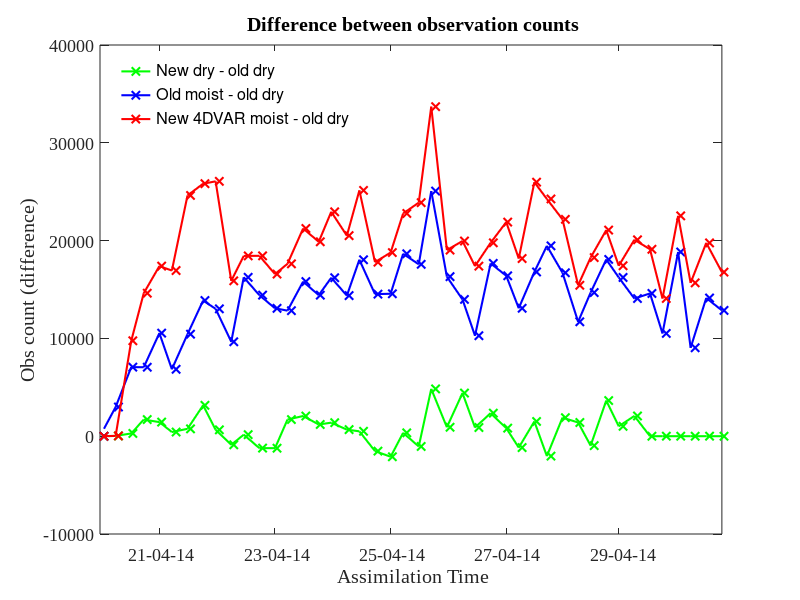

Here is the MATLAB script that generated this plot:
close all
clear
clc


% Dry old : dry New : moist old : moist new

i = 1;
x(i) = datenum(2014,04,20,00,00,00); a(i) = 3219025; b(i) = 3219025; c(i) = 3219025; d(i) = 3219025; i = i+1;
x(i) = datenum(2014,04,20,06,00,00); a(i) = 2961314; b(i) = 2961343; c(i) = 2964298; d(i) = 2961343; i = i+1;
x(i) = datenum(2014,04,20,12,00,00); a(i) = 3085336; b(i) = 3085618; c(i) = 3092398; d(i) = 3095092; i = i+1;
x(i) = datenum(2014,04,20,18,00,00); a(i) = 3096561; b(i) = 3098262; c(i) = 3103614; d(i) = 3111183; i = i+1;
x(i) = datenum(2014,04,21,00,00,00); a(i) = 3174215; b(i) = 3175656; c(i) = 3184752; d(i) = 3191605; i = i+1;
x(i) = datenum(2014,04,21,06,00,00); a(i) = 2939520; b(i) = 2939946; c(i) = 2946366; d(i) = 2956459; i = i+1;
x(i) = datenum(2014,04,21,12,00,00); a(i) = 3086038; b(i) = 3086793; c(i) = 3096465; d(i) = 3110653; i = i+1;
x(i) = datenum(2014,04,21,18,00,00); a(i) = 3110970; b(i) = 3114131; c(i) = 3124840; d(i) = 3136787; i = i+1;
x(i) = datenum(2014,04,22,00,00,00); a(i) = 3229432; b(i) = 3230086; c(i) = 3242457; d(i) = 3255491; i = i+1;
x(i) = datenum(2014,04,22,06,00,00); a(i) = 3065649; b(i) = 3064769; c(i) = 3075305; d(i) = 3081535; i = i+1;
x(i) = datenum(2014,04,22,12,00,00); a(i) = 3129013; b(i) = 3129170; c(i) = 3145261; d(i) = 3147447; i = i+1;
x(i) = datenum(2014,04,22,18,00,00); a(i) = 3149570; b(i) = 3148351; c(i) = 3163991; d(i) = 3168014; i = i+1;
x(i) = datenum(2014,04,23,00,00,00); a(i) = 3265296; b(i) = 3264072; c(i) = 3278374; d(i) = 3281872; i = i+1;
x(i) = datenum(2014,04,23,06,00,00); a(i) = 2999913; b(i) = 3001616; c(i) = 3012751; d(i) = 3017540; i = i+1;
x(i) = datenum(2014,04,23,12,00,00); a(i) = 3134767; b(i) = 3136830; c(i) = 3150575; d(i) = 3156004; i = i+1;
x(i) = datenum(2014,04,23,18,00,00); a(i) = 3095369; b(i) = 3096566; c(i) = 3109790; d(i) = 3115248; i = i+1;
x(i) = datenum(2014,04,24,00,00,00); a(i) = 3225846; b(i) = 3227230; c(i) = 3242051; d(i) = 3248791; i = i+1;
x(i) = datenum(2014,04,24,06,00,00); a(i) = 2934684; b(i) = 2935356; c(i) = 2949058; d(i) = 2955187; i = i+1;
x(i) = datenum(2014,04,24,12,00,00); a(i) = 3153354; b(i) = 3153853; c(i) = 3171400; d(i) = 3178486; i = i+1;
x(i) = datenum(2014,04,24,18,00,00); a(i) = 2849774; b(i) = 2848251; c(i) = 2864300; d(i) = 2867570; i = i+1;
x(i) = datenum(2014,04,25,00,00,00); a(i) = 3237650; b(i) = 3235551; c(i) = 3252215; d(i) = 3256428; i = i+1;
x(i) = datenum(2014,04,25,06,00,00); a(i) = 2986586; b(i) = 2986929; c(i) = 3005237; d(i) = 3009360; i = i+1;
x(i) = datenum(2014,04,25,12,00,00); a(i) = 3130392; b(i) = 3129343; c(i) = 3147968; d(i) = 3154272; i = i+1;
x(i) = datenum(2014,04,25,18,00,00); a(i) = 3118338; b(i) = 3123176; c(i) = 3143402; d(i) = 3152035; i = i+1;
x(i) = datenum(2014,04,26,00,00,00); a(i) = 3146712; b(i) = 3147632; c(i) = 3163021; d(i) = 3165741; i = i+1;
x(i) = datenum(2014,04,26,06,00,00); a(i) = 2866421; b(i) = 2870830; c(i) = 2880404; d(i) = 2886377; i = i+1;
x(i) = datenum(2014,04,26,12,00,00); a(i) = 3103156; b(i) = 3104044; c(i) = 3113429; d(i) = 3120546; i = i+1;
x(i) = datenum(2014,04,26,18,00,00); a(i) = 3083895; b(i) = 3086251; c(i) = 3101567; d(i) = 3103670; i = i+1;
x(i) = datenum(2014,04,27,00,00,00); a(i) = 3131647; b(i) = 3132470; c(i) = 3148050; d(i) = 3153538; i = i+1;
x(i) = datenum(2014,04,27,06,00,00); a(i) = 2934911; b(i) = 2933747; c(i) = 2947996; d(i) = 2953078; i = i+1;
x(i) = datenum(2014,04,27,12,00,00); a(i) = 3066691; b(i) = 3068197; c(i) = 3083487; d(i) = 3092660; i = i+1;
x(i) = datenum(2014,04,27,18,00,00); a(i) = 3044235; b(i) = 3042200; c(i) = 3063696; d(i) = 3068493; i = i+1;
x(i) = datenum(2014,04,28,00,00,00); a(i) = 3146481; b(i) = 3148380; c(i) = 3163194; d(i) = 3168653; i = i+1;
x(i) = datenum(2014,04,28,06,00,00); a(i) = 2940620; b(i) = 2942022; c(i) = 2952317; d(i) = 2956053; i = i+1;
x(i) = datenum(2014,04,28,12,00,00); a(i) = 3065610; b(i) = 3064646; c(i) = 3080296; d(i) = 3083875; i = i+1;
x(i) = datenum(2014,04,28,18,00,00); a(i) = 3006212; b(i) = 3009858; c(i) = 3024286; d(i) = 3027285; i = i+1;
x(i) = datenum(2014,04,29,00,00,00); a(i) = 3203042; b(i) = 3204058; c(i) = 3219275; d(i) = 3220467; i = i+1;
x(i) = datenum(2014,04,29,06,00,00); a(i) = 3026142; b(i) = 3028210; c(i) = 3040218; d(i) = 3046228; i = i+1;
x(i) = datenum(2014,04,29,12,00,00); a(i) = 3104615; b(i) = 3104615; c(i) = 3119212; d(i) = 3123731; i = i+1;
x(i) = datenum(2014,04,29,18,00,00); a(i) = 3045131; b(i) = 3045131; c(i) = 3055639; d(i) = 3059211; i = i+1;
x(i) = datenum(2014,04,30,00,00,00); a(i) = 3205132; b(i) = 3205132; c(i) = 3223967; d(i) = 3227663; i = i+1;
x(i) = datenum(2014,04,30,06,00,00); a(i) = 2957357; b(i) = 2957357; c(i) = 2966397; d(i) = 2973034; i = i+1;
x(i) = datenum(2014,04,30,12,00,00); a(i) = 3119260; b(i) = 3119260; c(i) = 3133390; d(i) = 3139028; i = i+1;
x(i) = datenum(2014,04,30,18,00,00); a(i) = 3026689; b(i) = 3026689; c(i) = 3039555; d(i) = 3043469; i = i+1;


% x(i) = 25.75; a(i) = 3118338   ; b(i) = 3143402; i = i+1;
% x(i) = 26;    a(i) = 3146712   ; b(i) = 3163021; i = i+1;
% x(i) = 26.25; a(i) = 2866421   ; b(i) = 2880404; i = i+1;
% x(i) = 26.5;  a(i) = 3103156   ; b(i) = 3113429; i = i+1;
% x(i) = 26.75; a(i) = 3083895   ; b(i) = 3101567; i = i+1;
% x(i) = 27;    a(i) = 3131647   ; b(i) = 3148050; i = i+1;
% x(i) = 27.25; a(i) = 2934911   ; b(i) = 2947996; i = i+1;
% x(i) = 27.5;  a(i) = 3066691   ; b(i) = 3083487; i = i+1;
% x(i) = 27.75; a(i) = 3044235   ; b(i) = 3063696; i = i+1;
% x(i) = 28;    a(i) = 3146481   ; b(i) = 3163194; i = i+1;
% x(i) = 28.25; a(i) = 2940620   ; b(i) = 2952317; i = i+1;
% x(i) = 28.5;  a(i) = 3065610   ; b(i) = 3080296; i = i+1;
% x(i) = 28.75; a(i) = 3006212   ; b(i) = 3024286; i = i+1;
% x(i) = 29;    a(i) = 3203042   ; b(i) = 3219275; i = i+1;

fontsize = 13;
lin_wid = 1.5;
j = i-1;

figure
set(gcf,'position',[105 327 1097 542])
plot(x(1:j),b(1:j)-a(1:j),'g-x','LineWidth',lin_wid)
hold on
plot(x(1:j),c(1:j)-a(1:j),'b-x','LineWidth',lin_wid)
plot(x(1:j),d(1:j)-a(1:j),'r-x','LineWidth',lin_wid)
box on
datetick('x','dd-mm-yy')
% ylim([0 220])
xlim([x(1) x(end)])
xlabel('Assimilation Time','FontSize',fontsize,'FontName','TimesNewRoman')
ylabel('Obs count (difference)','FontSize',fontsize,'FontName','TimesNewRoman')
title('Difference between observation counts','FontSize',fontsize,'FontName','TimesNewRoman')
set(gca,'FontSize',fontsize,'FontName','TimesNewRoman')
legend('New dry - old dry','Old moist - old dry','New 4DVAR moist - old dry','Location','NorthWest')

legend boxoff
